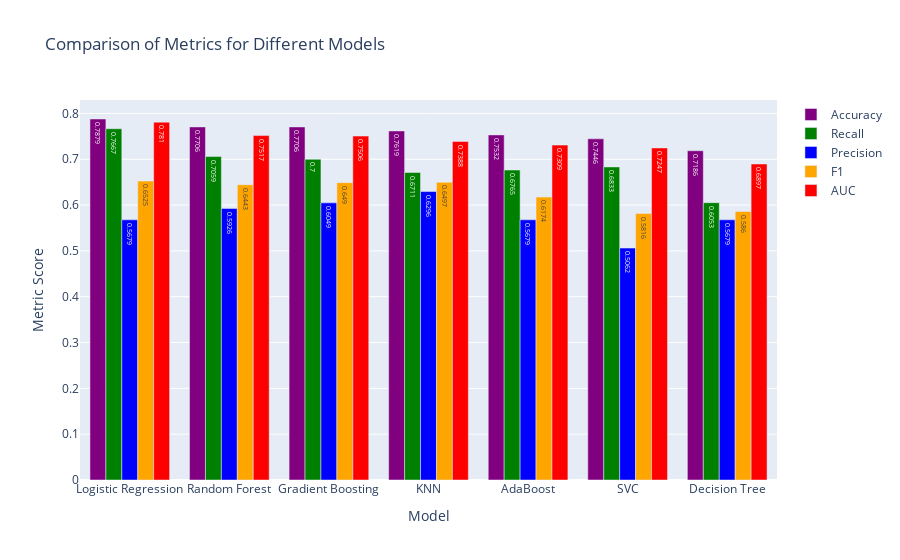

The notebook cell this image was saved under:
### Code cell
# Dictionary containing the metric results
metrics = {
    "Model": ["Random Forest", "Logistic Regression", "KNN", "SVC", "Decision Tree", "AdaBoost", "Gradient Boosting"],
    "Accuracy": [0.7706, 0.7879, 0.7619, 0.7446, 0.7186, 0.7532, 0.7706],
    "Recall": [0.7059, 0.7667, 0.6711, 0.6833, 0.6053, 0.6765, 0.7],
    "Precision": [0.5926, 0.5679, 0.6296, 0.5062, 0.5679, 0.5679, 0.6049],
    "F1": [0.6443, 0.6525, 0.6497, 0.5816, 0.586, 0.6174, 0.649],
    "AUC": [0.7517, 0.781, 0.7388, 0.7247, 0.6897, 0.7309, 0.7506]
}

# Creating a DataFrame from the metrics dictionary
results_df = pd.DataFrame(metrics)

# Sorting the DataFrame by accuracy in descending order
results_df = results_df.sort_values(by="Accuracy", ascending=False)

# Creating the figure for the graph
fig = go.Figure()

# Colors for the metrics
colors = ["purple", "green", "blue", "orange", "red"]

# Adding traces for each metric in the specified order
for metric, color in zip(["Accuracy", "Recall", "Precision", "F1", "AUC"], colors):
    fig.add_trace(go.Bar(
        x=results_df["Model"],
        y=results_df[metric],
        marker_color=color,
        name=metric,
        text=results_df[metric],
        textposition='auto'
    ))

# Setting axis labels and title
fig.update_layout(
    xaxis_title="Model",
    yaxis_title="Metric Score",
    title="Comparison of Metrics for Different Models"
)

# Displaying the graph
fig.show(block=True)

### Figure 1 — Plotly figure (JSON) as saved in the notebook; plotly's stock layout.template omitted (floating-point values rounded to 4 significant figures)
{"data": [{"marker": {"color": "purple"}, "name": "Accuracy", "text": [0.7879, 0.7706, 0.7706, 0.7619, 0.7532, 0.7446, 0.7186], "textposition": "auto", "type": "bar", "x": ["Logistic Regression", "Random Forest", "Gradient Boosting", "KNN", "AdaBoost", "SVC", "Decision Tree"], "y": [0.7879, 0.7706, 0.7706, 0.7619, 0.7532, 0.7446, 0.7186]}, {"marker": {"color": "green"}, "name": "Recall", "text": [0.7667, 0.7059, 0.7, 0.6711, 0.6765, 0.6833, 0.6053], "textposition": "auto", "type": "bar", "x": ["Logistic Regression", "Random Forest", "Gradient Boosting", "KNN", "AdaBoost", "SVC", "Decision Tree"], "y": [0.7667, 0.7059, 0.7, 0.6711, 0.6765, 0.6833, 0.6053]}, {"marker": {"color": "blue"}, "name": "Precision", "text": [0.5679, 0.5926, 0.6049, 0.6296, 0.5679, 0.5062, 0.5679], "textposition": "auto", "type": "bar", "x": ["Logistic Regression", "Random Forest", "Gradient Boosting", "KNN", "AdaBoost", "SVC", "Decision Tree"], "y": [0.5679, 0.5926, 0.6049, 0.6296, 0.5679, 0.5062, 0.5679]}, {"marker": {"color": "orange"}, "name": "F1", "text": [0.6525, 0.6443, 0.649, 0.6497, 0.6174, 0.5816, 0.586], "textposition": "auto", "type": "bar", "x": ["Logistic Regression", "Random Forest", "Gradient Boosting", "KNN", "AdaBoost", "SVC", "Decision Tree"], "y": [0.6525, 0.6443, 0.649, 0.6497, 0.6174, 0.5816, 0.586]}, {"marker": {"color": "red"}, "name": "AUC", "text": [0.781, 0.7517, 0.7506, 0.7388, 0.7309, 0.7247, 0.6897], "textposition": "auto", "type": "bar", "x": ["Logistic Regression", "Random Forest", "Gradient Boosting", "KNN", "AdaBoost", "SVC", "Decision Tree"], "y": [0.781, 0.7517, 0.7506, 0.7388, 0.7309, 0.7247, 0.6897]}], "layout": {"title": {"text": "Comparison of Metrics for Different Models"}, "xaxis": {"title": {"text": "Model"}}, "yaxis": {"title": {"text": "Metric Score"}}}}
